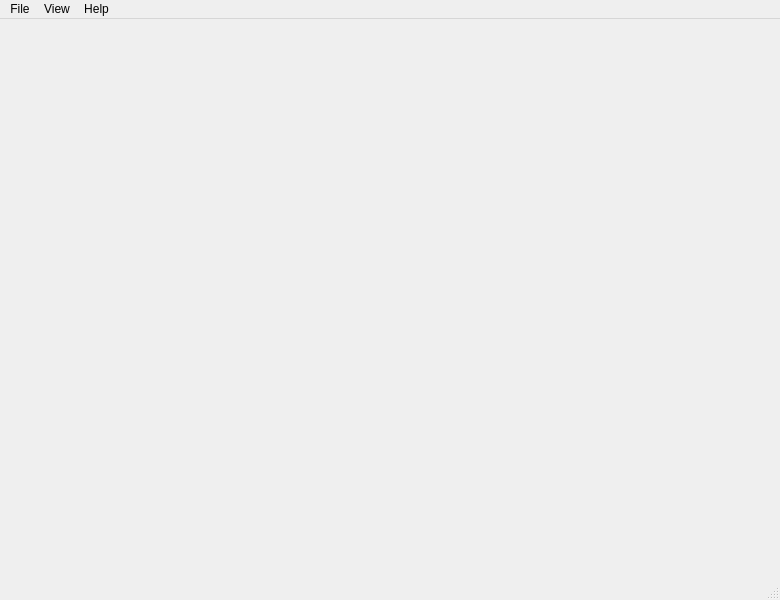
<?xml version="1.0" encoding="UTF-8"?>
<ui version="4.0">
 <class>MainWindow</class>
 <widget class="QMainWindow" name="MainWindow">
  <property name="geometry">
   <rect>
    <x>0</x>
    <y>0</y>
    <width>780</width>
    <height>600</height>
   </rect>
  </property>
  <property name="windowTitle">
   <string>MainWindow</string>
  </property>
  <widget class="QWidget" name="centralwidget">
   <layout class="QGridLayout" name="grid_layout_central">
    <item row="0" column="0">
     <widget class="QWidget" name="figure_widget" native="true">
      <layout class="QGridLayout" name="grid_layout_figure"/>
     </widget>
    </item>
   </layout>
  </widget>
  <widget class="QMenuBar" name="menubar">
   <property name="geometry">
    <rect>
     <x>0</x>
     <y>0</y>
     <width>780</width>
     <height>21</height>
    </rect>
   </property>
   <widget class="QMenu" name="menuFile">
    <property name="title">
     <string>File</string>
    </property>
    <addaction name="action_view"/>
    <addaction name="action_save_image"/>
    <addaction name="action_quit"/>
   </widget>
   <widget class="QMenu" name="menuHelp">
    <property name="title">
     <string>Help</string>
    </property>
    <addaction name="action_about"/>
   </widget>
   <widget class="QMenu" name="menuView">
    <property name="title">
     <string>View</string>
    </property>
    <addaction name="action_tight_layout"/>
   </widget>
   <addaction name="menuFile"/>
   <addaction name="menuView"/>
   <addaction name="menuHelp"/>
  </widget>
  <widget class="QStatusBar" name="statusbar"/>
  <action name="action_save_image">
   <property name="text">
    <string>Save Image</string>
   </property>
  </action>
  <action name="action_quit">
   <property name="text">
    <string>Quit</string>
   </property>
  </action>
  <action name="action_about">
   <property name="text">
    <string>About</string>
   </property>
  </action>
  <action name="action_view">
   <property name="text">
    <string>View</string>
   </property>
  </action>
  <action name="action_tight_layout">
   <property name="checkable">
    <bool>false</bool>
   </property>
   <property name="checked">
    <bool>false</bool>
   </property>
   <property name="enabled">
    <bool>true</bool>
   </property>
   <property name="text">
    <string>Tight Layout</string>
   </property>
  </action>
  <action name="action_punkte_zeichnen">
   <property name="checkable">
    <bool>true</bool>
   </property>
   <property name="checked">
    <bool>true</bool>
   </property>
   <property name="enabled">
    <bool>true</bool>
   </property>
   <property name="text">
    <string>Punkte Zeichnen</string>
   </property>
  </action>
  <action name="action_profil_zeichnen">
   <property name="checkable">
    <bool>true</bool>
   </property>
   <property name="checked">
    <bool>false</bool>
   </property>
   <property name="text">
    <string>Profil zeichnen</string>
   </property>
  </action>
 </widget>
 <resources/>
 <connections/>
</ui>
